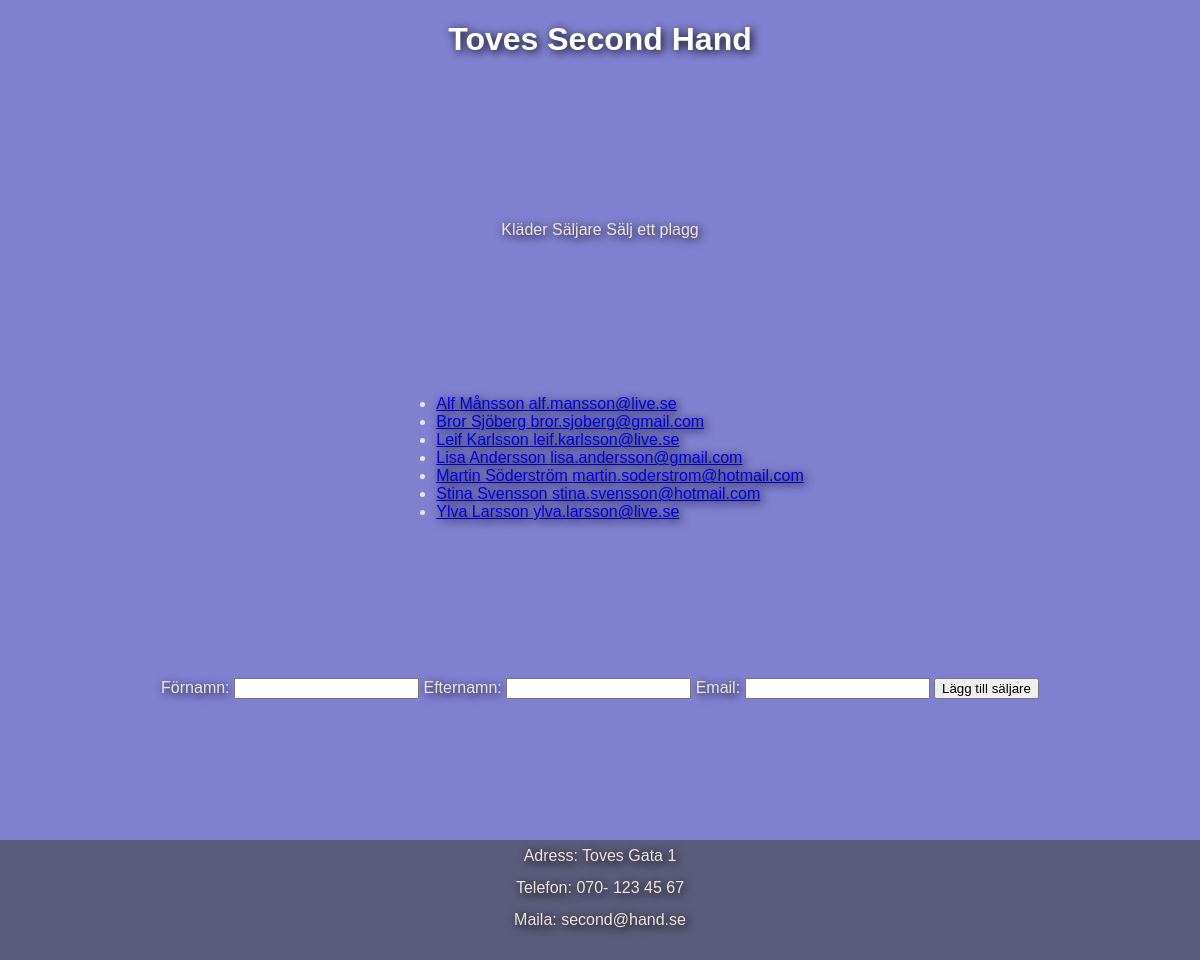
/sellers.php, run on the app's committed database.
### tables this page shows
CREATE TABLE `sellers` (
  `id` int(11) NOT NULL,
  `first_name` varchar(32) NOT NULL,
  `last_name` varchar(32) NOT NULL,
  `email` varchar(52) NOT NULL
);

### sellers.php (called while the page is built)
<?php
require "classes/seller-model.php";
require "views/sellersView.php";
$pdo = require "partials/connect.php";
$sellersModel = new SellersModel($pdo);
$sellersView = new SellersView();
include "partials/header.php";
include "partials/nav.php";
$sellersView->renderAllSellers($sellersModel->getAllSellers());
include "partials/seller-form.php";
include "partials/footer.php";

### classes/db.php (called while the page is built, shortened)
<?php
class DB {
    public function __construct(PDO $pdo)
    {
      $this->pdo = $pdo;
    }
}

### classes/seller-model.php (called while the page is built, shortened)
<?php
require_once "db.php";
class SellersModel extends DB {
    protected $table = "sellers";
    public function getAllSellers() {
        $query = "SELECT * FROM $this->table ORDER BY first_name ASC ";
        $statement = $this->pdo->prepare($query);
        $statement->execute();
        return $statement->fetchAll(PDO::FETCH_ASSOC);
    }
}

### views/sellersView.php (the view)
<?php
class SellersView {
    public function renderAllSellers(array $sellers){
        echo "<ul>";
        foreach($sellers as $seller) {
            $id = $seller['id'];
            $url = "extendedSeller.php?id=" . $id;
            echo "<li>";
            echo "<a href='$url'> {$seller["first_name"]} {$seller["last_name"]} {$seller["email"]} </a>";
            echo "</li>";
        }
        echo "</ul>";
    }
}

### styles/style.css (style rules this page uses)
body { box-sizing: border-box; margin: 0; padding: 0; font-family: Verdana, Geneva, Tahoma, sans-serif; background-color: rgb(128, 128, 209); color: rgb(237, 230, 220); text-shadow: 2px 2px 10px black; display: flex; flex-direction: column; justify-content: space-between; align-items: center; height: 120vh; }

### data on the page
sellers: first_name "Alf", last_name "Månsson", email "alf.mansson@live.se"
sellers: first_name "Bror", last_name "Sjöberg", email "bror.sjoberg@gmail.com"
sellers: first_name "Leif", last_name "Karlsson", email "leif.karlsson@live.se"
sellers: first_name "Lisa", last_name "Andersson", email "lisa.andersson@gmail.com"
sellers: first_name "Martin", last_name "Söderström", email "martin.soderstrom@hotmail.com"
sellers: first_name "Stina", last_name "Svensson", email "stina.svensson@hotmail.com"
sellers: first_name "Ylva", last_name "Larsson", email "ylva.larsson@live.se"
